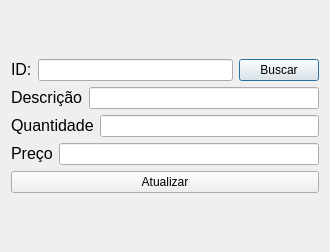
<?xml version="1.0" encoding="UTF-8"?>
<ui version="4.0">
 <class>atualizar_produto</class>
 <widget class="QDialog" name="atualizar_produto">
  <property name="geometry">
   <rect>
    <x>0</x>
    <y>0</y>
    <width>330</width>
    <height>252</height>
   </rect>
  </property>
  <property name="windowTitle">
   <string>Dialog</string>
  </property>
  <layout class="QGridLayout" name="gridLayout">
   <item row="0" column="0">
    <layout class="QVBoxLayout" name="verticalLayout">
     <item>
      <layout class="QHBoxLayout" name="horizontalLayout_6">
       <item>
        <layout class="QHBoxLayout" name="horizontalLayout_5">
         <item>
          <widget class="QLabel" name="label_5">
           <property name="text">
            <string>&lt;html&gt;&lt;head/&gt;&lt;body&gt;&lt;p&gt;&lt;span style=&quot; font-size:12pt;&quot;&gt;ID:&lt;/span&gt;&lt;/p&gt;&lt;/body&gt;&lt;/html&gt;</string>
           </property>
          </widget>
         </item>
         <item>
          <widget class="QLineEdit" name="lineEditID"/>
         </item>
        </layout>
       </item>
       <item>
        <widget class="QPushButton" name="pushButtonBuscar">
         <property name="text">
          <string>Buscar</string>
         </property>
        </widget>
       </item>
      </layout>
     </item>
     <item>
      <layout class="QHBoxLayout" name="horizontalLayout_3">
       <item>
        <widget class="QLabel" name="label">
         <property name="text">
          <string>&lt;html&gt;&lt;head/&gt;&lt;body&gt;&lt;p&gt;&lt;span style=&quot; font-size:12pt;&quot;&gt;Descrição&lt;/span&gt;&lt;/p&gt;&lt;/body&gt;&lt;/html&gt;</string>
         </property>
        </widget>
       </item>
       <item>
        <widget class="QLineEdit" name="lineEditDescricao"/>
       </item>
      </layout>
     </item>
     <item>
      <layout class="QHBoxLayout" name="horizontalLayout_4">
       <item>
        <widget class="QLabel" name="label_2">
         <property name="text">
          <string>&lt;html&gt;&lt;head/&gt;&lt;body&gt;&lt;p&gt;&lt;span style=&quot; font-size:12pt;&quot;&gt;Quantidade&lt;/span&gt;&lt;/p&gt;&lt;/body&gt;&lt;/html&gt;</string>
         </property>
        </widget>
       </item>
       <item>
        <widget class="QLineEdit" name="lineEditQuantidade"/>
       </item>
      </layout>
     </item>
     <item>
      <layout class="QHBoxLayout" name="horizontalLayout_2">
       <item>
        <widget class="QLabel" name="label_3">
         <property name="text">
          <string>&lt;html&gt;&lt;head/&gt;&lt;body&gt;&lt;p&gt;&lt;span style=&quot; font-size:12pt;&quot;&gt;Preço&lt;/span&gt;&lt;/p&gt;&lt;/body&gt;&lt;/html&gt;</string>
         </property>
        </widget>
       </item>
       <item>
        <widget class="QLineEdit" name="lineEditPreco"/>
       </item>
      </layout>
     </item>
     <item>
      <widget class="QPushButton" name="pushButtonAtualizar">
       <property name="text">
        <string>Atualizar</string>
       </property>
      </widget>
     </item>
    </layout>
   </item>
  </layout>
 </widget>
 <resources/>
 <connections/>
</ui>
